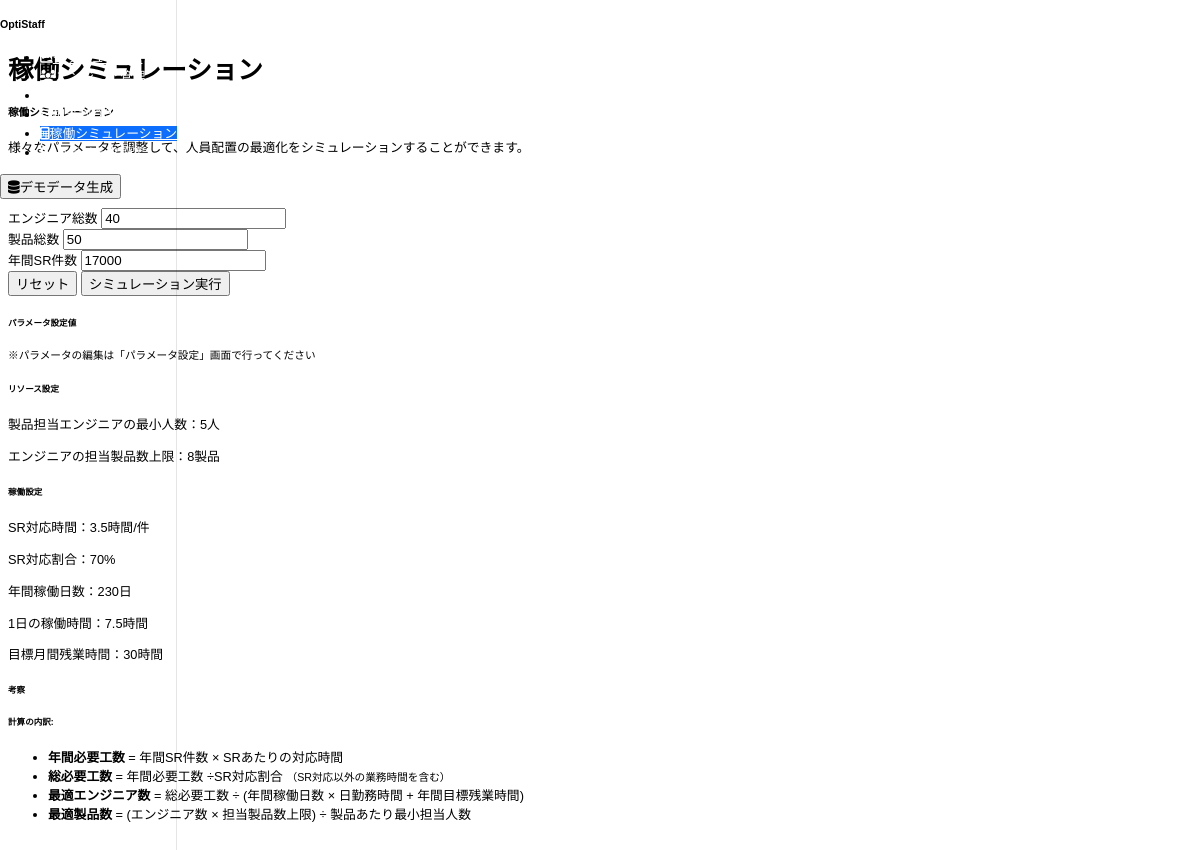
Screenshot of /simulation with the database file from the repository.
### models.py (models this page shows)
class Parameter(db.Model):
    id = db.Column(db.Integer, primary_key=True)
    key = db.Column(db.String(100), unique=True, nullable=False)
    value = db.Column(db.String(100), nullable=False)
    description = db.Column(db.String(255), nullable=True)
    created_at = db.Column(db.DateTime, default=datetime.utcnow)
    updated_at = db.Column(db.DateTime, default=datetime.utcnow, onupdate=datetime.utcnow)

### routes.py (the view)
@app.route('/simulation')
def simulation():
    params = {p.key: p.value for p in Parameter.query.all()}
    return render_template('simulation.html', params=params)

### templates/simulation.html (shortened to what this page needs)
{% extends 'base.html' %}
{% block title %}稼働シミュレーション{% endblock %}
{% block content %}
<div class="row mb-4">
    <div class="col-md-12">
        <div class="card">
            <div class="card-header">
                <h5 class="card-title mb-0">稼働シミュレーション</h5>
            </div>
            <div class="card-body">
                <p class="text-muted">様々なパラメータを調整して、人員配置の最適化をシミュレーションすることができます。</p>
                <div class="row g-3">
                    <div class="col-md-8">
                        <form id="simulationForm" class="mb-4">
                            <div class="card">
                                <div class="card-header">
                                    <h6 class="card-title mb-0">リソース設定</h6>
                                </div>
                                <div class="card-body">
                                    <div class="row g-3">
                                        <div class="col-md-4">
                                            <label for="total_engineers" class="form-label">エンジニア総数</label>
                                            <input type="number" class="form-control" id="total_engineers" name="total_engineers" min="1" value="40" required>
                                        </div>
                                        <div class="col-md-4">
                                            <label for="total_products" class="form-label">製品総数</label>
                                            <input type="number" class="form-control" id="total_products" name="total_products" min="1" value="50" required>
                                        </div>
                                        <div class="col-md-4">
                                            <label for="total_annual_inquiries" class="form-label">年間SR件数</label>
                                            <input type="number" class="form-control" id="total_annual_inquiries" name="total_annual_inquiries" min="0" value="5000" required>
                                        </div>
                                    </div>
                                    <div class="d-grid gap-2 d-md-flex justify-content-md-end mt-3">
                                        <button type="button" id="resetSimulation" class="btn btn-secondary">リセット</button>
                                        <button type="submit" class="btn btn-primary">シミュレーション実行</button>
                                    </div>
                                </div>
                            </div>
                        </form>
                    </div>
                    <div class="col-md-4">
                        <div class="card">
                            <div class="card-header">
                                <h6 class="card-title mb-0">パラメータ設定値</h6>
                                <small class="text-muted">※パラメータの編集は「パラメータ設定」画面で行ってください</small>
                            </div>
                            <div class="card-body">
                                <div class="mb-3">
                                    <h6 class="fw-bold">リソース設定</h6>
                                    <div class="ms-3">
                                        <p class="mb-1">製品担当エンジニアの最小人数：{{ params.get('min_engineers_per_product', '5') }}人</p>
                                        <p class="mb-1">エンジニアの担当製品数上限：{{ params.get('max_products_per_engineer', '8') }}製品</p>
                                    </div>
                                </div>
                                <div class="mb-0">
                                    <h6 class="fw-bold">稼働設定</h6>
                                    <div class="ms-3">
                                        <p class="mb-1">SR対応時間：{{ params.get('hours_per_inquiry', '3.5') }}時間/件</p>
                                        <p class="mb-1">SR対応割合：{{ (params.get('inquiry_work_ratio', '0.6')|float * 100)|int }}%</p>
                                        <p class="mb-1">年間稼働日数：{{ params.get('annual_working_days', '225') }}日</p>
                                        <p class="mb-1">1日の稼働時間：{{ params.get('daily_working_hours', '7.5') }}時間</p>
                                        <p class="mb-1">目標月間残業時間：{{ params.get('target_monthly_overtime', '20') }}時間</p>
                                    </div>
                                </div>
                            </div>
                        </div>
                    </div>
                </div>
            </div>
        </div>
        <div class="card mt-4">
            <div class="card-header">
                <h6 class="card-title mb-0">考察</h6>
            </div>
            <div class="card-body">
                <div class="mt-3">
                    <h6 class="fw-bold">計算の内訳:</h6>
                    <ul>
                        <li><strong>年間必要工数</strong> = 年間SR件数 × SRあたりの対応時間</li>
                        <li><strong>総必要工数</strong> = 年間必要工数 ÷SR対応割合 <small class="text-muted">（SR対応以外の業務時間を含む）</small></li>
                        <li><strong>最適エンジニア数</strong> = 総必要工数 ÷ (年間稼働日数 × 日勤務時間 + 年間目標残業時間)</li>
                        <li><strong>最適製品数</strong> = (エンジニア数 × 担当製品数上限) ÷ 製品あたり最小担当人数</li>
                    </ul>
                </div>
            </div>
        </div>
                </div>
            </div>
        </div>
    </div>
{% endblock %}

### static/css/custom.css (style rules this page uses)
body { font-size: 80%; }
.card { transition: all 0.3s ease; }
body { font-family: 'Hiragino Kaku Gothic Pro', 'Meiryo', sans-serif; }

### rows the page displays
Parameter: get "3.5"
Parameter: value "70"
Parameter: get "230"
Parameter: get "7.5"
Parameter: get "30"

### other values shown
{{ params.get('min_engineers_per_product', '5') }} "5"
{{ params.get('max_products_per_engineer', '8') }} "8"
